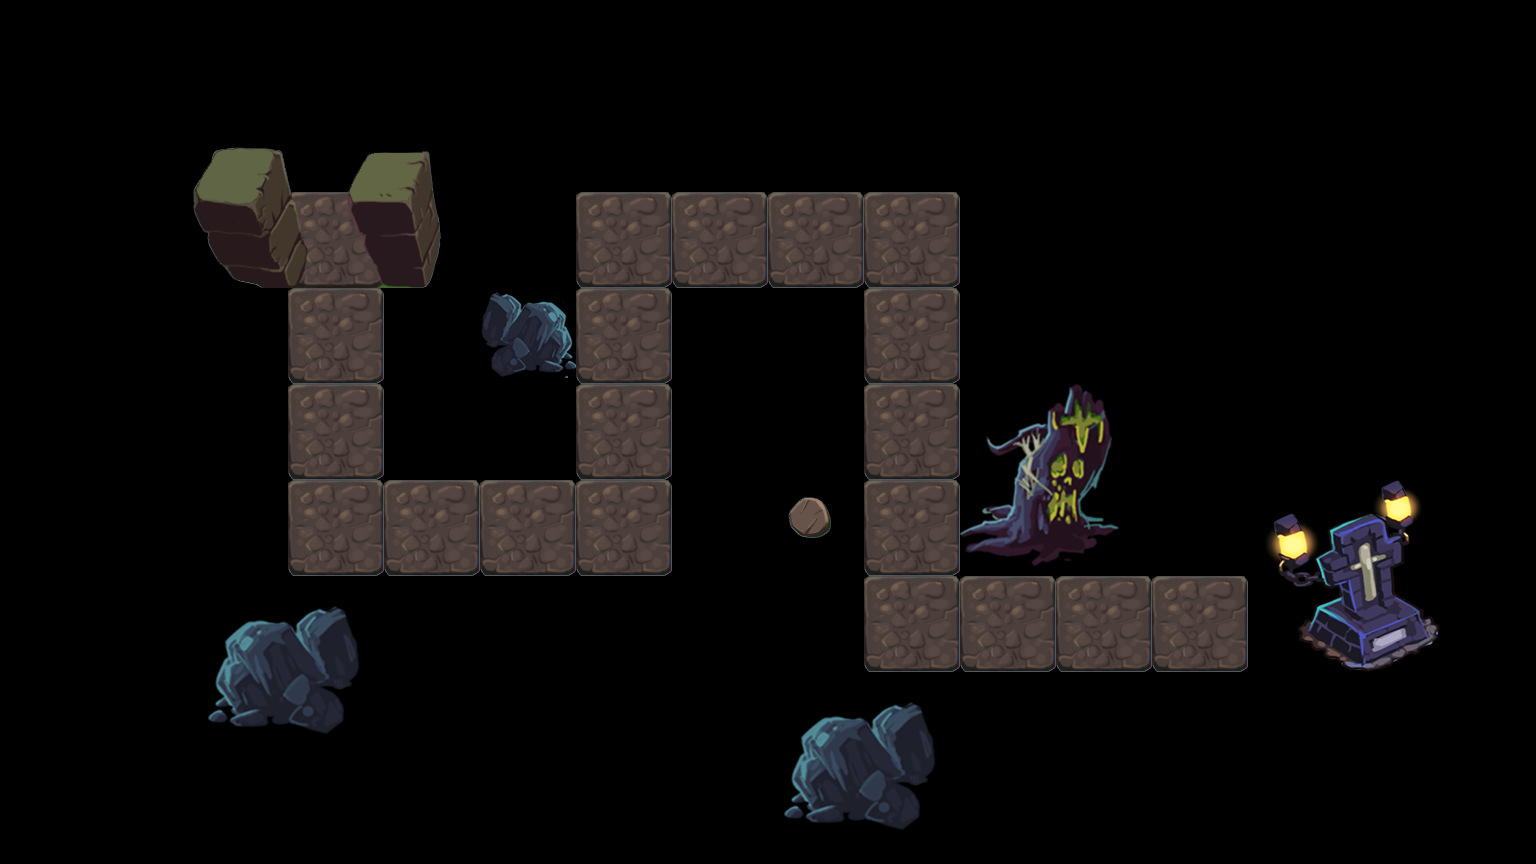

Below is a game level as drawn by its tile map, then a one-line description and the .tmx that defines it (tile-layer data replaced by summaries):
An orthogonal 16x9 tile map with 96x96 px tiles, 1 tile layer (bg) and 7 objects (0, 1, 2, 3, 4, ...).

<map version="1.0" orientation="orthogonal" renderorder="right-down" width="16" height="9" tilewidth="96" tileheight="96" nextobjectid="8">
 <tileset firstgid="1" name="tiles" tilewidth="96" tileheight="96" tilecount="48" columns="8">
  <image source="tiles.png" trans="ff00ff" width="768" height="576" />
  <tile id="23">
   <properties>
    <property name="canTouch" value="1" />
   </properties>
  </tile>
  <tile id="38">
   <properties>
    <property name="" value="" />
   </properties>
  </tile>
 </tileset>
 <layer name="bg" width="16" height="9">
  <data>[144 cells, 144 non-empty, 23 distinct tile ids]</data>
 </layer>
 <objectgroup name="obj">
  <object id="1" name="0" x="333" y="248" />
  <object id="2" name="1" x="345" y="494" />
  <object id="3" name="2" x="613" y="495" />
  <object id="4" name="3" x="628" y="206" />
  <object id="5" name="4" x="913" y="207" />
  <object id="6" name="5" x="939" y="591" />
  <object id="7" name="6" x="1300" y="588" />
 </objectgroup>
</map>